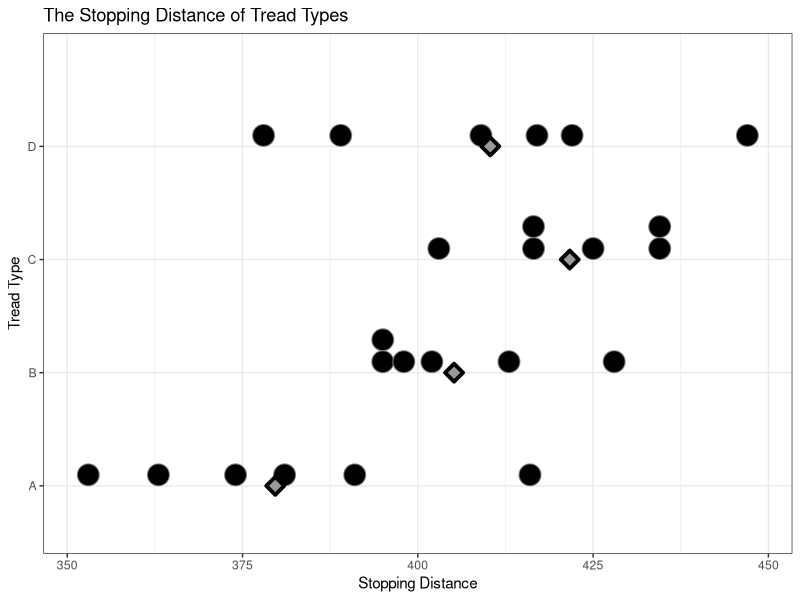
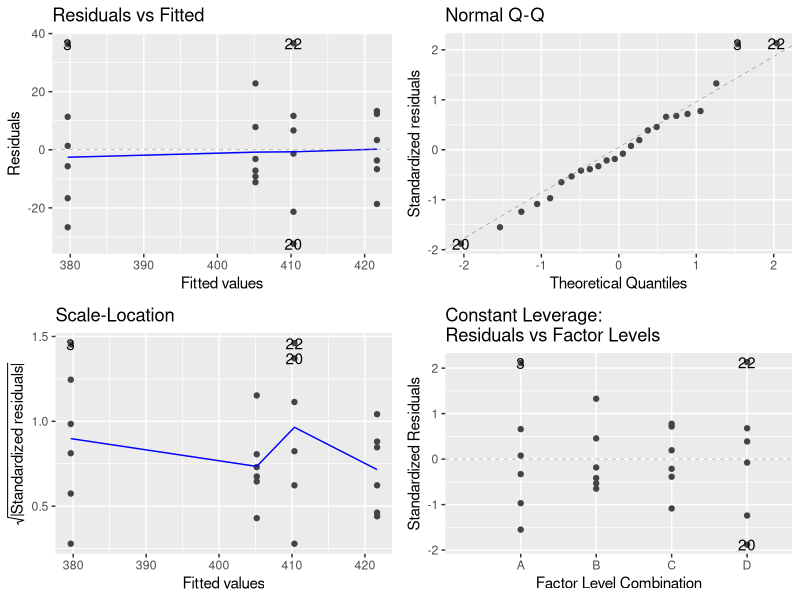
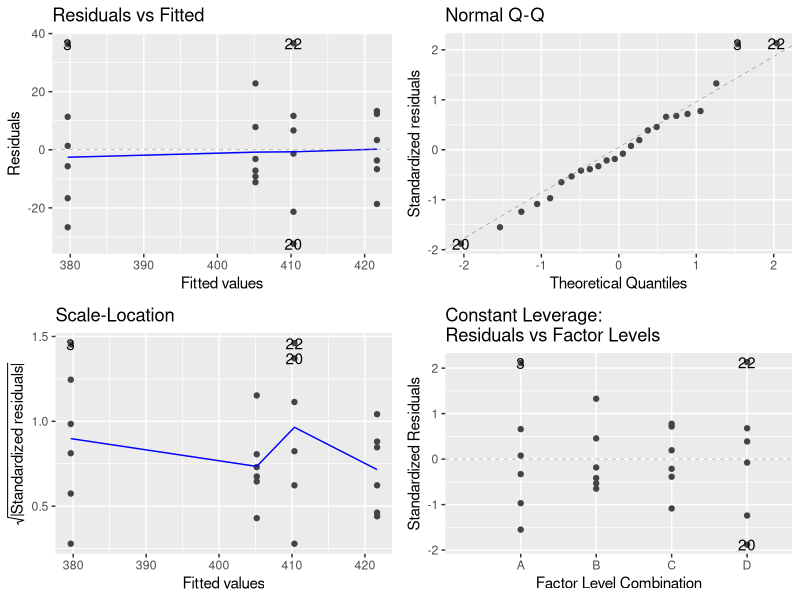

Source code (R) for these figures, in order:
## ---- chunk 1
knitr::opts_chunk$set(echo = TRUE)
library(tidyverse)
library(ggfortify)
library(knitr)
library(emmeans)
## ---- chunk 2
tire_tread_study <- read.csv("TireData.csv")
## ---- chunk 3
bind_rows(tire_tread_study |>
  summarize(N=n(),
            Mean=mean(StopDist),
            SD =  sd(StopDist),
            Min = min(StopDist),
            Median = median(StopDist),
            Max = max(StopDist) ) |>
  mutate(`Tread Type` = "All Tread Types"),
tire_tread_study |>
  group_by(`Tread Type`=TreadType) |>
  summarize(N=n(),
            Mean=mean(StopDist),
            SD =  sd(StopDist),
            Min = min(StopDist),
            Median = median(StopDist),
            Max = max(StopDist) ) ) |>
  select(`Tread Type`, N, Mean, SD, Min, Median, Max) |>
  kable()
## ---- chunk 4
ggplot(tire_tread_study, aes(x=StopDist, y=TreadType)) +
  geom_dotplot(color="gray50") +
  stat_summary(fun=mean, geom="point", shape=23, size=3.5, fill="gray60", stroke=2) + 
  labs(x="Stopping Distance", 
       y="Tread Type",
       title="The Stopping Distance of Tread Types") + 
  scale_x_continuous() +
  theme_bw()
## ---- chunk 5
anova_model <-aov(StopDist ~ TreadType, data = tire_tread_study)
autoplot(anova_model)            

## ---- chunk 6
summary(anova_model)
## ---- chunk 7
anova_model <-aov(StopDist ~ TreadType, data = tire_tread_study)
autoplot(anova_model)
summary(anova_model)
## ---- chunk 8
library(emmeans)                       
tread_mc <- emmeans(anova_model, ~TreadType)  
contrast(tread_mc, "tukey")             
